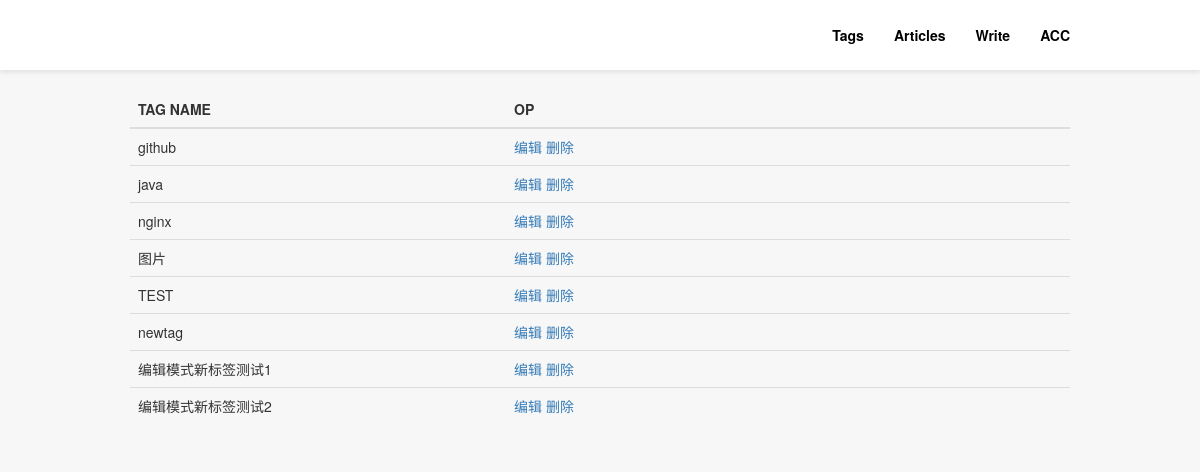
Page /hsjusj/tags_editor/ (signed in) on the committed database.
### blog/models.py (models this page shows)
class Tags(models.Model):
    tid = models.AutoField(primary_key=True)
    tag_name = models.CharField(max_length=18)

### adm/views.py (the view)
# urls.py: path('tags_editor/', views.tags_editor, name='tags_editor'),
def tags_editor(request):
    if request.session.get('login', None):
        if request.method == 'GET':
            tags = Tags.objects.all()
            return render(request, 'view/adm/tags_editor.html', {'tags':tags})
        elif request.method == 'POST':
            tags = Tags.objects.all()
            return TemplateResponse(request, 'response/adm/tags_editor_response.html', {'tags':tags})
    else:
        return redirect('/hsjusj/login')

### templates/view/adm/tags_editor.html (shortened to what this page needs)
{% extends "layout/adm_base.html" %}
{% block body %}
<div class="tags-op">
    <table class="table table-hover">
        <thead>
            <tr>
                <th>TAG NAME</th>
                <th>OP</th>
            </tr>
        </thead>
        <tbdoy>
            {% for tag in tags %}
                <tr>
                    <td>{{ tag.tag_name }}</td>
                    <td class="tag-op" tid="{{ tag.tid }}">
                        <a class="tag-editor" data-toggle="modal" data-target=".bs-example-modal-sm">编辑</a>
                        <a class="tag-del">删除</a>
                    </td>
                </tr>
            {% endfor %}
        </tbdoy>
    </table>
</div>
{% endblock %}

### static/css/adm.css (style rules this page uses)
.tags-op .table thead tr th:first-child { width:40%; }
.tag-op a { cursor:pointer; }

### static/css/base.css (style rules this page uses)
body { background-color: #f7f7f7; }

### rows in the picture
Tags: tag_name "github"
Tags: tag_name "java"
Tags: tag_name "nginx"
Tags: tag_name "图片"
Tags: tag_name "TEST"
Tags: tag_name "newtag"
Tags: tag_name "编辑模式新标签测试1"
Tags: tag_name "编辑模式新标签测试2"
